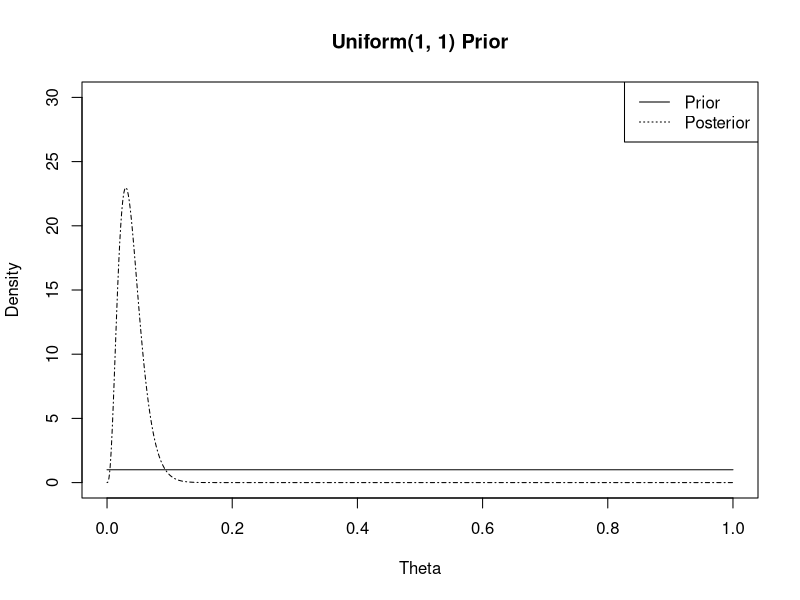
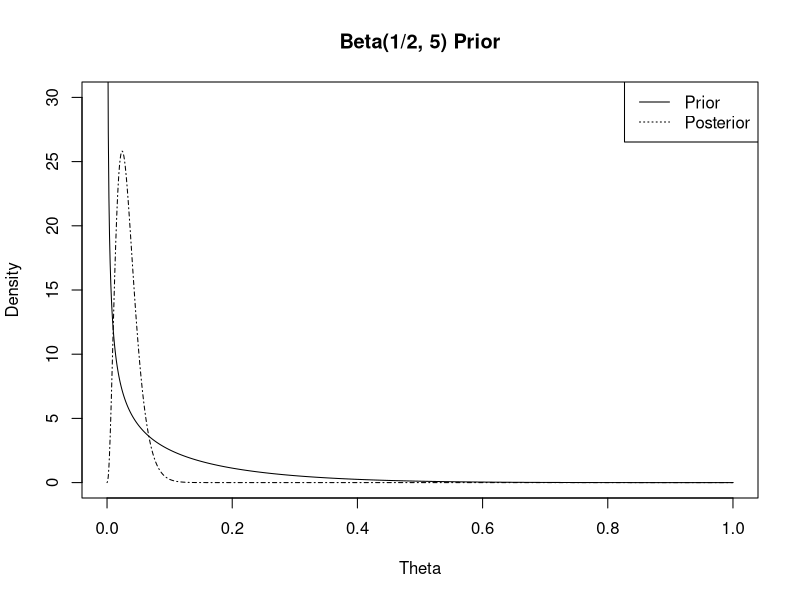

Write the R code that produced these figures, in order.
## ---- chunk 1
knitr::opts_chunk$set(tidy = TRUE, tidy.opts = list(width.cutoff=55), echo = FALSE)
## ---- chunk 2
partA <- list()
partB <- list()
partA$prior <- dunif
partA$post <- function(x) dbeta(x, shape1 = 4, shape2 = 98)
partB$prior <- function(x) dbeta(x, shape1 = .5, shape2 = 5)
partB$post <- function(x) dbeta(x, shape1 = 3.5, shape2 = 102)

partA$mean <- 2/51
partB$mean <- 7/204
## ---- chunk 3
distSeq <- seq(from = 0, to = 1, by = 0.001)

plot(distSeq, partA$post(distSeq), type = 'l', lty = 4, xlab = 'Theta', ylab = 'Density', main = 'Uniform(1, 1) Prior', ylim = c(0, 30))
lines(distSeq, partA$prior(distSeq), lty = 1)
legend(x = 'topright', legend = c('Prior', 'Posterior'), lty = c(1, 3))

plot(distSeq, partB$post(distSeq), type = 'l', lty = 4, xlab = 'Theta', ylab = 'Density', main = 'Beta(1/2, 5) Prior', ylim = c(0, 30))
lines(distSeq, partB$prior(distSeq), lty = 1)
legend(x = 'topright', legend = c('Prior', 'Posterior'), lty = c(1, 3))
